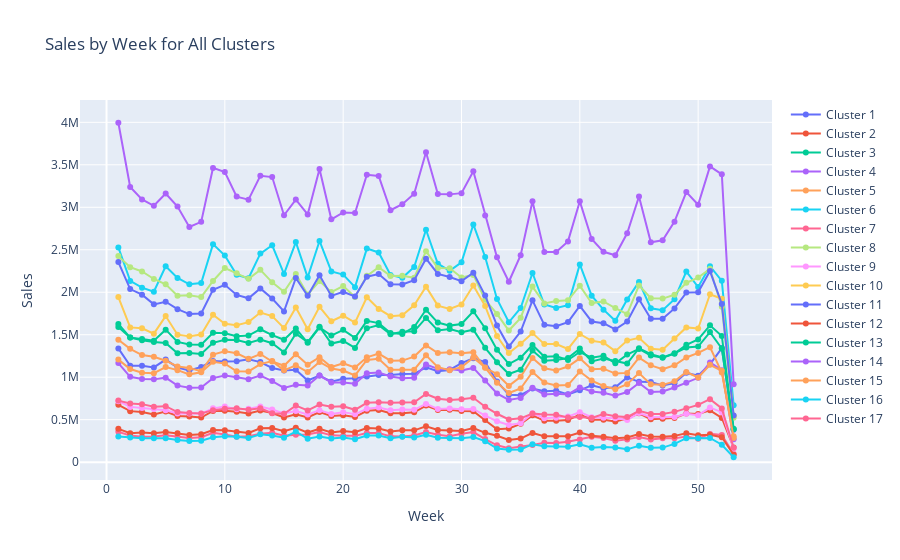

Source (notebook cell):
### Code cell
fig = go.Figure()

clusters = weekly_sales['cluster'].unique()

for cluster in clusters:
    cluster_data = weekly_sales[weekly_sales['cluster'] == cluster]
    fig.add_trace(go.Scatter(x=cluster_data['week'], 
                             y=cluster_data['sales'], 
                             mode='lines+markers', 
                             name=f'Cluster {cluster}'))
    
fig.update_layout(title='Sales by Week for All Clusters',
                  xaxis_title='Week',
                  yaxis_title='Sales')

fig.show()
